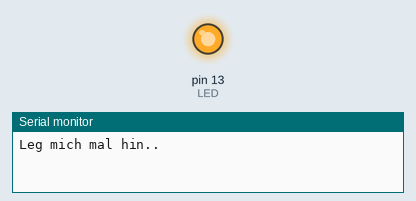
Recording of a sketch running on a simulated Arduino Uno, built with avr-gcc and run on an emulated ATmega328P. On the bench: output pins drawn as LEDs (lit = HIGH), the last lines printed to the serial monitor. Sleep ends after the set time or at an interrupt.

Above: at 2.5 s.
At 7.6 s:
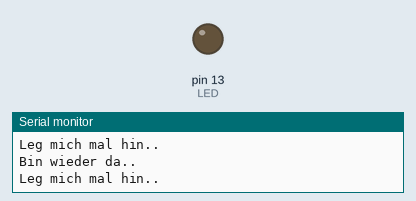
Timing chart, 0 to 13.3 s (numbered marks = the images above):
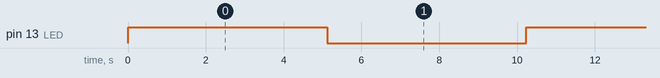

The sketch:

sleep_1.ino
```cpp
#include <avr/wdt.h>
#include <avr/sleep.h>
#include <avr/power.h>

#define LED 13
/**
 * see: https://playground.boxtec.ch/doku.php/arduino/sleep
 */
void setup() {
  Serial.begin(9600);
  pinMode(LED, OUTPUT);
  prepareTimer();
}

void loop() {
  digitalWrite(LED, (bitRead(PORTB,5) ^ 1));
  Serial.println("Leg mich mal hin..");
  delay(80);
  sleep(5);
  Serial.println("Bin wieder da..");
}

void prepareTimer() {
  MCUSR &= ~(1<<WDRF);
  WDTCSR |= (1<<WDCE) | (1<<WDE);
  WDTCSR =  WDTO_1S;
  WDTCSR |= 1<<WDIE;
}

void sleep(int seconds){
  for (int i = 0; i < seconds; i ++){
    set_sleep_mode(SLEEP_MODE_PWR_DOWN);
    sleep_enable();
    power_adc_disable();
    power_spi_disable();
    power_timer0_disable();
    power_timer2_disable();
    power_twi_disable();
    sleep_cpu();
    power_all_enable();
    sleep_disable();
  }

}

ISR(WDT_vect)
{
  return;
}
```

Measured:
- by itself, pin 13 (LED): alternates HIGH for 5.1 s and LOW for 5.1 s
